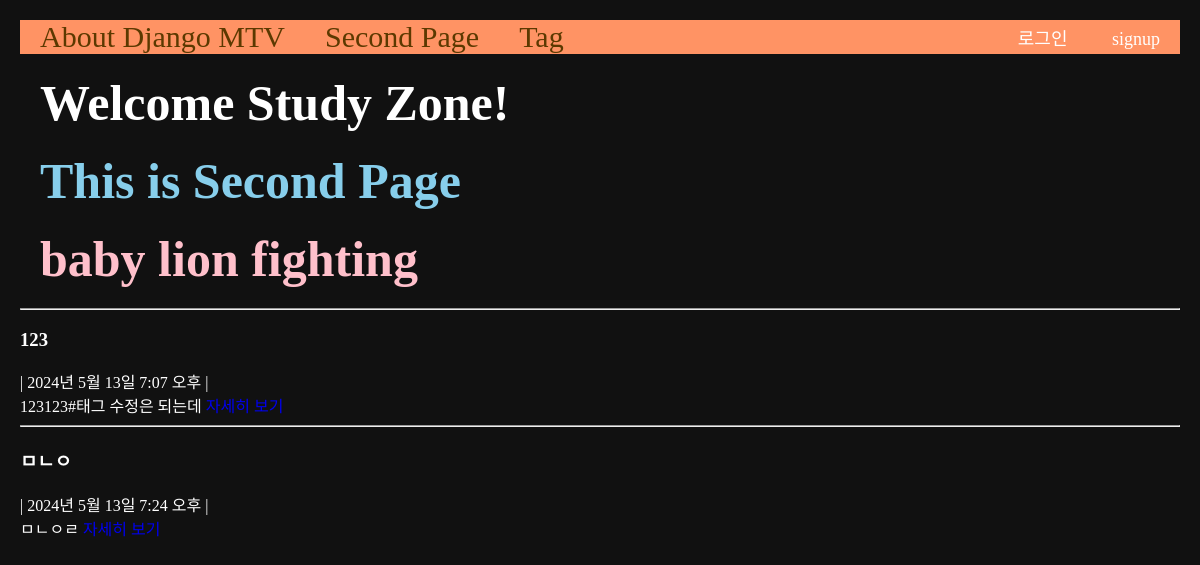
The page /second on the database as committed earlier.
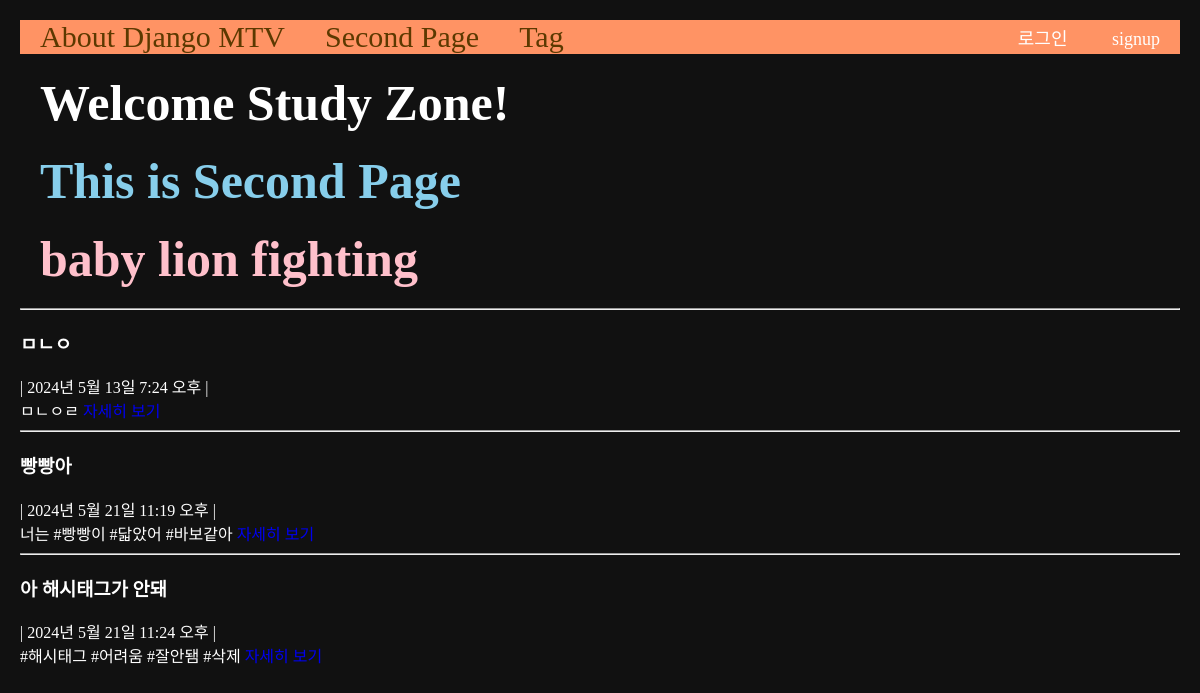
The same page on the database as committed later.
### main/models.py (models this page shows, shortened)
class Post(models.Model):
    title = models.CharField(max_length=50)
    writer = models.ForeignKey(User, null=False, blank=False, on_delete=models.CASCADE)
    email = models.EmailField()
    body = models.TextField()
    pub_date = models.DateTimeField()
    image = models.ImageField(upload_to="post/", blank=True, null=True)
    tags = models.ManyToManyField(Tag, related_name='posts', blank=True)
    like = models.ManyToManyField(User, related_name='likes', blank=True)
    like_count = models.PositiveBigIntegerField(default=0)
    def summary(self):
        return self.body[:20]

### main/views.py (the view)
# urls.py: path('second', secondpage, name="secondpage"),
def secondpage(request):
    posts = Post.objects.all()
    return render(request, 'main/secondpage.html', {'posts': posts})

### main/templates/main/secondpage.html (shortened to what this page needs)
{% extends 'base.html' %}
{% load static %}
{% block content %}
<div>
    <h3 class="contents">Welcome Study Zone!</h3>
    <h1 class="contents">This is Second Page</h1>
    <h2 class="contents">baby lion fighting</h2>
</div>
<div>
    {% for post in posts %}
    <div>
        <hr/>
        <h3>{{post.title}}</h3>
        {{post.writer}} | {{post.pub_date}} | {{post.email}}<br>
        {{post.summary}}
        <a href="{% url 'main:detail' post.id %}">자세히 보기</a>
        <br>
    </div>
    {% endfor %}
</div>
{% endblock %}

Rows that differ between the two databases and show on the page:
removed Post: title "123", pub_date "2024년 5월 13일 7:07 오후", summary "123123#태그 수정은 되는데"
added Post: title "빵빵아", pub_date "2024년 5월 21일 11:19 오후", summary "너는 #빵빵이 #닯았어 #바보같아"
added Post: title "아 해시태그가 안돼", pub_date "2024년 5월 21일 11:24 오후", summary "#해시태그 #어려움 #잘안됌 #삭제"
